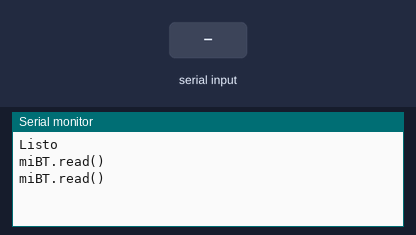
Bench run of a sketch on a simulated Arduino Uno, built with avr-gcc and run on an emulated ATmega328P. On the bench: the last lines printed to the serial monitor. The inputs (shaded band) are chosen by the test bench. The modem accepts every AT command (registered, SIM ready, sends succeed) and sends nothing else.

Above: at 1.7 s.
1.8 s: "1" received over Serial
At 7.3 s:
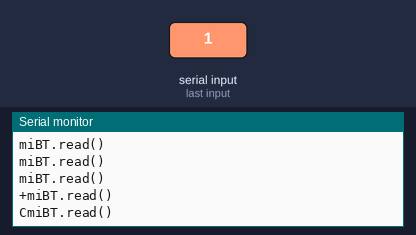
At 8.2 s:
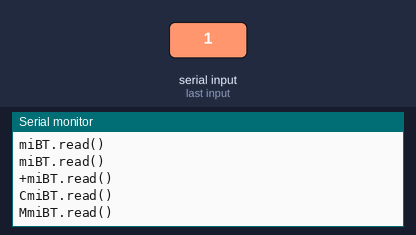

Measured:
- after the input at 1.8 s, the serial monitor: prints a new line after 3.7 s (image 1)

The sketch:

example.ino
```cpp
/*
	Capitulo 24 de Arduino desde cero en Español.
	Programa que permite establecer una comunicacion con el modulo Bluetooth HC-05
	y configurarlo de manera tal que pueda ser vinculado mediante un telefono
	movil o dispositivo compatible.

	Autor: bitwiseAr

*/

#include <SoftwareSerial.h>

// libreria que permite establecer pines digitales
// para comunicacion serie

#define AT_PIN 7
#define BT_POWER 8

#define BT_RX 5
#define BT_TX 6


SoftwareSerial miBT(5, 5); 	// pin 10 como RX, pin 11 como TX
void setup(){
  Serial.begin(9600);
  miBT.begin(38400);
  Serial.println("Listo");
  digitalWrite(BT_POWER, LOW);
  delay(500);
  digitalWrite(BT_POWER, HIGH);
}

void loop(){
Serial.write("miBT.read()\n");
delay(1000);
if (miBT.available())
{
   Serial.write(miBT.read());
}

if (Serial.available())
{
   miBT.write(Serial.read()+"ASD");
}

}
```
